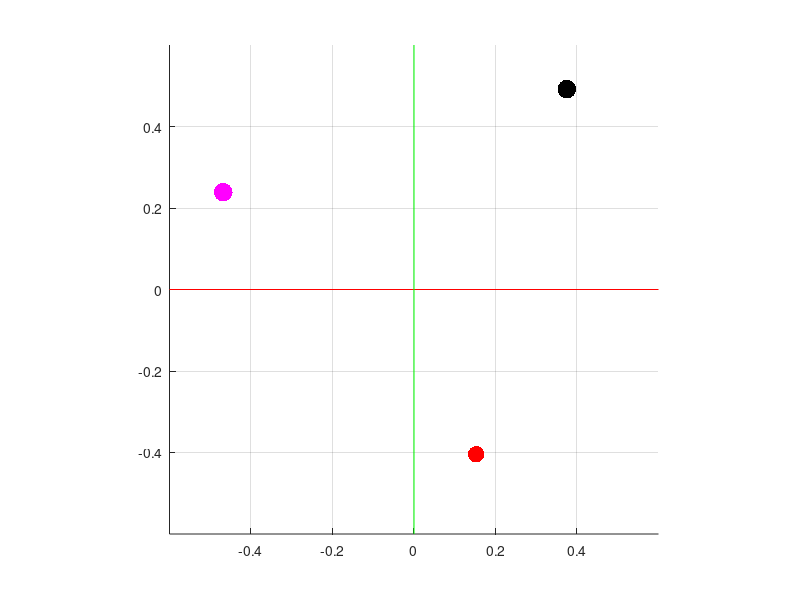

The MATLAB script that drew this image: (Note: this script raises an error after producing the figure.)
clear all; close all; clc;

%% SPAWN GOAL CONFIGURATION AND ROBOT POSITION. RANDOMLY IN THE WORKSPACE. 

%Define workspace limits. All in metres. 
xrange = [-0.5, 0.5];
yrange = [-0.5, 0.5];

%global variables.
global cm num_modes ng nd xg xr sig delta_t conf_thresh conf_max alpha_max;

%workspace parameters
max_ng = 6;
ng = datasample(2:max_ng, 1); %spawn random number of goals. Maximum number is 6. At least 
nd = 2; %num of dimensions. by definition R^2
cm = {1,2}; %only control mode settings. 
num_modes = length(cm); %or 1 depending on whether the modes are [x, y] or [{x,y}]

%spawn random goals and random robot positions
xg = [rand(1,ng)*range(xrange) + xrange(1); rand(1,ng)*range(yrange) + yrange(1)]; %random goal positions. These will be treated as fixed parameters.
xr = [rand(1,1)*range(xrange) + xrange(1); rand(1,1)*range(yrange) + yrange(1)];
xr_true = xr; %store away random position in a variable for reuse.


%disambiguation related params
sig = 0.01; %For Fisher information
delta_t = 0.1; %For compute projections. 

%arbitrartion function parameters - Fixed parameters for shared control. 
conf_thresh = (1.05/ng);
conf_max = (1.2/ng);
alpha_max = 0.7;

%% PLOT GOALS AND CURRENT ROBOT POSITION. 
% 
figure;
scatter(xg(1,1:ng), xg(2,1:ng), 180, 'k', 'filled'); grid on; hold on;
scatter(xr(1), xr(2), 140, 'r', 'filled');
offset = [-0.1, 0.1];
line(xrange+offset, [0,0], 'Color', 'r'); %draw x and y axes.
line([0,0], yrange+offset, 'Color', 'g');
axis([xrange + offset, yrange + offset]);
axis square;

%% START SIMULATING A HUMAN CONTROLLING THE ROBOT FROM THE CURRENT POSITION ALWAYS IN THE DISAMBIGUATING MODE, TOWARDS A RANDOMLY PICKED GOAL FROM 
%% THE LIST OF GOALS.

% generate random user goal index. change color to magenta. 
random_goal_index = randsample(ng, 1); 
random_goal = xg(:, random_goal_index);
scatter(random_goal(1), random_goal(2), 180, 'm', 'filled'); grid on; hold on;

%%
intent_types = {'dft', 'conf', 'bayes'};
intent_type = intent_types{datasample(1:length(intent_types), 1)}; % or conf or bayes

%% %% USING MAX POTENTIAL AS BASE LINE
total_time_steps = 120; %with delta_t of 0.1, this amounts to 10 seconds. We will assume that "mode switches" don't take time. 
%variables to hold simulation data for MAX POTENTIAL
pgs_POT = zeros(ng, total_time_steps); %goal probabilities
optimal_modes_POT = zeros(total_time_steps-1, 1); %optimal modes. 
alpha_POT = zeros(total_time_steps-1, 1); %alpha values
uh_POT = zeros(nd, total_time_steps-1);
ur_POT = zeros(nd, total_time_steps-1);
blend_vel_POT = zeros(nd, total_time_steps-1);
curr_goal_POT = zeros(total_time_steps-1, 1); %current goal inference
traj_POT = zeros(nd, total_time_steps); %trajectory
traj_POT(:, 1) = xr; %initialize first data point of trajetcory
pgs_POT(:, 1) = (1/ng)*ones(ng, 1);%uniform probability to start off with. This is the true pg distribution during the course of the trajectory
%internally projection
current_optimal_mode_POT_index = 1;
current_optimal_mode_POT = cm{current_optimal_mode_POT_index};


mode_comp_timesteps = 4; %time step gap between optimal mode computation. 
exit_threshold = 0.02;
hist_length = 15; %for Bayes filter. not used. 

for i=1:total_time_steps-1
    %compute the optimal mode. store it away. 
    if norm(traj_POT(:, i) - random_goal)/norm(traj_POT(:, 1)- random_goal) < exit_threshold
        fprintf('Within 10 percent of the original separation from goal. Stopping simulation\n');
        break;
    end
    curr_goal_index_POT = datasample(find(pgs_POT(:, i) == max(pgs_POT(:, i))), 1);
    curr_goal_POT(i) = curr_goal_index_POT;
    if mod(i-1, mode_comp_timesteps) == 0
        current_optimal_mode_POT_index = compute_optimal_mode_POT_R2(xg(:, curr_goal_index_POT), xr_true); 
        if length(current_optimal_mode_POT_index) > 1 %when there are equivalent modes. 
            current_optimal_mode_POT = cm{current_optimal_mode_POT_index(1)}; %pick the first one. 
            current_optimal_mode_POT_index = current_optimal_mode_POT_index(1); %update the index. 
        else
            if current_optimal_mode_POT_index ~= -1 %if -1, don't change any mode. keep previous node. So no need to update
                current_optimal_mode_POT = cm{current_optimal_mode_POT_index}; 
            end
        end
    end
    %gotta determine uh. Assumes human is executes the "straightest
    %possible motion in the current mode towards the specified goal". 
    uh = generate_full_uh(random_goal, xr); %noisy uh. Change gaussian sigma in the generate_full_uh accordingly. 
    zero_dim = setdiff(1:nd,current_optimal_mode_POT); %zero out the nonavailable control modes. 
    for jj=1:length(zero_dim)
        uh(zero_dim(jj)) = 0;
    end
    
    %human and robot control commands and belnding
    uh = 0.2*(uh./(abs(uh) + realmin));
    ur = generate_autonomy(curr_goal_index_POT); %pfield autonomy command in full 2D space towards what it thinks is the current goal
    alpha_POT(i) = alpha_from_confidence(pgs_POT(curr_goal_index_POT, i)); %linear belnding param
    blend_vel = (1-alpha_POT(i))*uh + alpha_POT(i)*ur; %blended vel
    uh_POT(:, i) = uh; ur_POT(:, i) = ur; blend_vel_POT(:, i) = blend_vel;
    if strcmp(intent_type, 'dft')
        pgs_POT(:, i+1) = compute_p_of_g_dft_R2(uh, xr, pgs_POT(:, i));
    elseif strcmp(intent_type, 'bayes')
        pgs_POT(:, i+1) = compute_bayes_R2(uh, xr, pgs_POT(:, i));
%         pgs_POT(:, i+1) = compute_bayes_n_R2(uh_POT(:, max(1, i-hist_length+1):i), xr, pgs_POT(:,i));
    elseif strcmp(intent_type, 'conf')
        pgs_POT(:, i+1) = compute_conf_R2(uh, xr);
    end
    xr = sim_kinematics_R2(xr, blend_vel); %forward simulate kinematics with blending. 
    traj_POT(:, i+1) = xr;
    optimal_modes_POT(i) = current_optimal_mode_POT_index;
end

%% USING ENTROPY simulate motion towards random goal from starting xr

fprintf("SIMULATION USING ENTROPY INFORMATION \n");

xr = xr_true; %reset the robot position to starting position
pgs_ENT = zeros(ng, total_time_steps);
optimal_modes_ENT = zeros(total_time_steps-1, 1);
alpha_ENT = zeros(total_time_steps-1, 1);
uh_ENT = zeros(nd, total_time_steps-1);
ur_ENT = zeros(nd, total_time_steps-1);
blend_vel_ENT = zeros(nd, total_time_steps-1);
curr_goal_ENT = zeros(total_time_steps-1, 1);
traj_ENT = zeros(nd, total_time_steps);
traj_ENT(:, 1) = xr;
pgs_ENT(:, 1) = (1/ng)*ones(ng, 1);%uniform probability to start off with. This is the true pg distribution during the course of the trajectory
%internally projection
current_optimal_mode_ENT_index = 1;
current_optimal_mode_ENT = cm{current_optimal_mode_ENT_index};

for i=1:total_time_steps-1
    if norm(traj_ENT(:, i) - random_goal)/norm(traj_ENT(:, 1)- random_goal) < exit_threshold
        fprintf('Within 10 percent of the original separation from goal. Stopping simulation\n');
        break;
    end
    %compute the optimal mode. store it away. 
    curr_goal_index_ENT = datasample(find(pgs_ENT(:, i) == max(pgs_ENT(:, i))), 1);
    curr_goal_ENT(i) = curr_goal_index_ENT;
    if mod(i-1, mode_comp_timesteps) == 0
        current_optimal_mode_ENT_index = compute_optimal_mode_ENT_R2(intent_type, xr, pgs_ENT(:, i)); 
        if length(current_optimal_mode_ENT_index) > 1 %when there are equivalent modes. 
            current_optimal_mode_ENT = cm{current_optimal_mode_ENT_index(1)}; %pick the first one. 
            current_optimal_mode_ENT_index = current_optimal_mode_ENT_index(1); %update the index. 
        else
            if current_optimal_mode_ENT_index ~= -1 %if -1, don't change any mode. keep previous node. So no need to update
                current_optimal_mode_ENT = cm{current_optimal_mode_ENT_index}; 
            end
        end
    end
    %gotta determine uh. Assumes human is executes the "straightest
    %possible motion in the current mode towards the specified goal". 
    uh = generate_full_uh(random_goal, xr);
    zero_dim = setdiff(1:nd,current_optimal_mode_ENT);
    for jj=1:length(zero_dim)
        uh(zero_dim(jj)) = 0;
    end
    uh = 0.2*(uh./(abs(uh) + realmin));
    ur = generate_autonomy(curr_goal_index_ENT); %autonomy command in full 2D space
    alpha_ENT(i) = alpha_from_confidence(pgs_ENT(curr_goal_index_ENT, i)); %linear belnding param
    blend_vel = (1-alpha_ENT(i))*uh + alpha_ENT(i)*ur; %blended vel
    uh_ENT(:, i) = uh; ur_ENT(:, i) = ur; blend_vel_ENT(:, i) = blend_vel;

    if strcmp(intent_type, 'dft')
        pgs_ENT(:, i+1) = compute_p_of_g_dft_R2(uh, xr, pgs_ENT(:, i));
    elseif strcmp(intent_type, 'bayes')
        pgs_ENT(:, i+1) = compute_bayes_R2(uh, xr, pgs_ENT(:, i));
%         pgs_ENT(:, i+1) = compute_bayes_n_R2(uh_ENT(:, max(1, i-hist_length+1):i), xr, pgs_ENT(:,i));
    elseif strcmp(intent_type, 'conf')
        pgs_ENT(:, i+1) = compute_conf_R2(uh, xr);
    end
    
    xr = sim_kinematics_R2(xr, blend_vel); %forward simulate kinematics with blending. 
    traj_ENT(:, i+1) = xr;
    optimal_modes_ENT(i) = current_optimal_mode_ENT;
end

%% USING KL DIVERGENCE
fprintf("SIMULATION USING KL DIVERGENCE INFORMATION \n");

xr = xr_true; %reset the robot position to starting position
pgs_KL = zeros(ng, total_time_steps);
optimal_modes_KL = zeros(total_time_steps-1, 1);
alpha_KL = zeros(total_time_steps-1, 1);
uh_KL = zeros(nd, total_time_steps-1);
ur_KL = zeros(nd, total_time_steps-1);
blend_vel_KL = zeros(nd, total_time_steps-1);
curr_goal_KL = zeros(total_time_steps-1, 1);
traj_KL = zeros(nd, total_time_steps);
traj_KL(:, 1) = xr;
pgs_KL(:, 1) = (1/ng)*ones(ng, 1);%uniform probability to start off with. This is the true pg distribution during the course of the trajectory
%internally projection
current_optimal_mode_KL_index = 1;
current_optimal_mode_KL = cm{current_optimal_mode_KL_index};

for i=1:total_time_steps-1
    if norm(traj_KL(:, i) - random_goal)/norm(traj_KL(:, 1)- random_goal) < exit_threshold
        fprintf('Within 10 percent of the original separation from goal. Stopping simulation\n');
        break;
    end
    %compute the optimal mode. store it away. 
    curr_goal_index_KL = datasample(find(pgs_KL(:, i) == max(pgs_KL(:, i))), 1);
    curr_goal_KL(i) = curr_goal_index_KL;
    if mod(i-1, mode_comp_timesteps) == 0
        current_optimal_mode_KL_index = compute_optimal_mode_KL_R2(intent_type, xr, pgs_KL(:, i)); 
        if length(current_optimal_mode_KL_index) > 1 %when there are equivalent modes. 
            current_optimal_mode_KL = cm{current_optimal_mode_KL_index(1)}; %pick the first one. 
            current_optimal_mode_KL_index = current_optimal_mode_KL_index(1); %update the index. 
        else
            if current_optimal_mode_KL_index ~= -1 %if -1, don't change any mode. keep previous node. So no need to update
                current_optimal_mode_KL = cm{current_optimal_mode_KL_index}; 
            end
        end
    end
    %gotta determine uh. Assumes human is executes the "straightest
    %possible motion in the current mode towards the specified goal". 
    uh = generate_full_uh(random_goal, xr);
    zero_dim = setdiff(1:nd,current_optimal_mode_KL);
    for jj=1:length(zero_dim)
        uh(zero_dim(jj)) = 0;
    end
    uh = 0.2*(uh./(abs(uh) + realmin));
    ur = generate_autonomy(curr_goal_index_KL); %autonomy command in full 2D space
    alpha_KL(i) = alpha_from_confidence(pgs_KL(curr_goal_index_KL, i)); %linear belnding param
    blend_vel = (1-alpha_KL(i))*uh + alpha_KL(i)*ur; %blended vel
    uh_KL(:, i) = uh; ur_KL(:, i) = ur; blend_vel_KL(:, i) = blend_vel;

    if strcmp(intent_type, 'dft')
        pgs_KL(:, i+1) = compute_p_of_g_dft_R2(uh, xr, pgs_KL(:, i));
    elseif strcmp(intent_type, 'bayes')
        pgs_KL(:, i+1) = compute_bayes_R2(uh, xr, pgs_KL(:, i));
%         pgs_KL(:, i+1) = compute_bayes_n_R2(uh_KL(:, max(1, i-hist_length+1):i), xr, pgs_KL(:,i));
    elseif strcmp(intent_type, 'conf')
        pgs_KL(:, i+1) = compute_conf_R2(uh, xr);
    end
    
    xr = sim_kinematics_R2(xr, blend_vel); %forward simulate kinematics with blending. 
    traj_KL(:, i+1) = xr;
    optimal_modes_KL(i) = current_optimal_mode_KL_index;
end


%% USING FI
% fprintf("SIMULATION USING FISHER INFORMATION \n");
% xr = xr_true;
% pgs_FI = zeros(ng, total_time_steps);
% optimal_modes_FI = zeros(total_time_steps-1, 1);
% alpha_FI = zeros(total_time_steps-1, 1);
% uh_FI = zeros(nd, total_time_steps-1);
% ur_FI = zeros(nd, total_time_steps-1);
% blend_vel_FI = zeros(nd, total_time_steps-1);
% curr_goal_FI = zeros(total_time_steps-1, 1);
% traj_FI = zeros(nd, total_time_steps);
% traj_FI(:, 1) = xr;
% pgs_FI(:, 1) = (1/ng)*ones(ng, 1);
% current_optimal_mode_FI = 1;
% for i=1:total_time_steps-1
%     %obtain current goal.
%     curr_goal_index_FI = datasample(find(pgs_FI(:, i) == max(pgs_FI(:, i))), 1);
%     curr_goal_FI(i) =  curr_goal_index_FI;
%     %compute the optimal mode. store it away. 
%     if mod(i-1, mode_comp_timesteps) == 0
%         current_optimal_mode_FI_index = compute_optimal_mode_FI_R2(intent_type, xr, pgs_FI(:, i)); 
%         if length(current_optimal_mode_FI_index) > 1 %when there are equivalent modes. 
%             current_optimal_mode_FI = cm{current_optimal_mode_FI_index(1)}; %pick the first one. 
%             current_optimal_mode_FI_index = current_optimal_mode_FI_index(1); %update the index. 
%         else
%             if current_optimal_mode_FI_index ~= -1 %if -1, don't change any mode. keep previous node. So no need to update
%                 current_optimal_mode_FI = cm{current_optimal_mode_FI_index}; 
%             end
%         end
%     end
%     %gotta determine uh. 
%     uh = generate_full_uh(random_goal, xr);
%     zero_dim = setdiff(1:nd,current_optimal_mode_FI);
%     for jj=1:length(zero_dim)
%         uh(zero_dim(jj)) = 0;
%     end
%     uh = 0.2*(uh/(norm(uh) + realmin));
%     ur = generate_autonomy(curr_goal_index_FI); %autonomy command in full 2D space
%     alpha_FI(i) = alpha_from_confidence(pgs_FI(curr_goal_index_FI, i)); %linear belnding param
%     blend_vel = (1-alpha_FI(i))*uh + alpha_FI(i)*ur; %blended vel
%     uh_FI(:, i) = uh; ur_FI(:, i) = ur; blend_vel_FI(:, i) = blend_vel;
%     if strcmp(intent_type, 'dft')
%         pgs_FI(:, i+1) = compute_p_of_g_dft_R2(uh, xr, pgs_FI(:, i));
%     elseif strcmp(intent_type, 'bayes')
%         pgs_FI(:, i+1) = compute_bayes_R2(uh, xr, pgs_FI(:, i));
% %         pgs_FI(:, i+1) = compute_bayes_n_R2(uh_FI(:, max(1, i-hist_length+1):i), xr, pgs_FI(:,i));
%     elseif strcmp(intent_type, 'conf')
%         pgs_FI(:, i+1) = compute_conf_R2(uh, xr);
%     end
%     xr = sim_kinematics_R2(xr, blend_vel); %forward simulate kinematics with blending. 
%     traj_FI(:, i+1) = xr;
%     optimal_modes_FI(i) = current_optimal_mode_FI;
% end
%% DISAMB METRIC BASED
fprintf("SIMULATION USING DISAMB METRIC \n");
xr = xr_true;
pgs_DISAMB = zeros(ng, total_time_steps);
optimal_modes_DISAMB = zeros(total_time_steps-1, 1);
alpha_DISAMB = zeros(total_time_steps-1, 1);
uh_DISAMB = zeros(nd, total_time_steps-1);
ur_DISAMB = zeros(nd, total_time_steps-1);
blend_vel_DISAMB = zeros(nd, total_time_steps-1);
curr_goal_DISAMB = zeros(total_time_steps-1, 1);
traj_DISAMB = zeros(nd, total_time_steps);
traj_DISAMB(:, 1) = xr; %(x,y,theta)
pgs_DISAMB(:, 1) = (1/ng)*ones(ng, 1);%uniform probability to start off with. This is the true pg distribution during the course of the trajectory
%internally projection

current_optimal_mode_DISAMB_index = 1;
current_optimal_mode_DISAMB = cm{current_optimal_mode_DISAMB_index};

for i=1:total_time_steps-1
    if norm(traj_DISAMB(:, i) - random_goal)/norm(traj_DISAMB(:, 1)- random_goal) < exit_threshold
        fprintf('Within 10 percent of the original separation from goal. Stopping simulation\n');
        break;
    end
    curr_goal_index_DISAMB = datasample(find(pgs_DISAMB(:, i) == max(pgs_DISAMB(:, i))), 1);
    curr_goal_DISAMB(i) = curr_goal_index_DISAMB;
    if mod(i-1, mode_comp_timesteps) == 0
        current_optimal_mode_DISAMB_index = compute_optimal_mode_DISAMB_R2(intent_type, xr, pgs_DISAMB(:, i)); 
        if length(current_optimal_mode_DISAMB_index) > 1 %when there are equivalent modes. 
            current_optimal_mode_DISAMB = cm{current_optimal_mode_DISAMB_index(1)}; %pick the first one. 
            current_optimal_mode_DISAMB_index = current_optimal_mode_DISAMB_index(1); %update the index. 
        else
            if current_optimal_mode_DISAMB_index ~= -1 %if -1, don't change any mode. keep previous node. So no need to update
                current_optimal_mode_DISAMB = cm{current_optimal_mode_DISAMB_index}; 
            end
        end
    end
    uh = generate_full_uh(random_goal, xr);
    zero_dim = setdiff(1:nd,current_optimal_mode_DISAMB);
    for jj=1:length(zero_dim)
        uh(zero_dim(jj)) = 0;
    end
    uh = 0.2*(uh./(abs(uh) + realmin));
    ur = generate_autonomy(curr_goal_index_DISAMB);
    alpha_DISAMB(i) = alpha_from_confidence(pgs_DISAMB(curr_goal_index_DISAMB, i)); %linear belnding param
    blend_vel = (1-alpha_DISAMB(i))*uh + alpha_DISAMB(i)*ur; %blended vel
    uh_DISAMB(:, i) = uh; ur_DISAMB(:, i) = ur; blend_vel_DISAMB(:, i) = blend_vel;
    if strcmp(intent_type, 'dft')
        pgs_DISAMB(:, i+1) = compute_p_of_g_dft_R2(uh, xr, pgs_DISAMB(:, i));
    elseif strcmp(intent_type, 'bayes')
        pgs_DISAMB(:, i+1) = compute_bayes_R2(uh, xr, pgs_DISAMB(:, i));
%         pgs_DISAMB(:, i+1) = compute_bayes_n_R2(uh_DISAMB(:, max(1, i-hist_length+1):i), xr, pgs_DISAMB(:,i));
    elseif strcmp(intent_type, 'conf')
        pgs_DISAMB(:, i+1) = compute_conf_R2(uh, xr);
    end
    xr = sim_kinematics_R3(xr, blend_vel);
    traj_DISAMB(:, i+1) = xr;
    optimal_modes_DISAMB(i) = current_optimal_mode_DISAMB_index; 
end

%
hold on; 
scatter(traj_POT(1, :)', traj_POT(2, :)', 'k', 'filled');
scatter(traj_ENT(1, :)', traj_ENT(2, :)', 'r', 'filled');
scatter(traj_KL(1, :)', traj_KL(2, :)', 'b', 'filled');
% scatter(traj_FI(1, :)', traj_FI(2, :)', 'b', 'filled');
scatter(traj_DISAMB(1, :)', traj_DISAMB(2, :)', 'g', 'filled');

%% PLOT PROBABILITIES AND THE DISAMB MODES. 
plot_script;
plot_goal_match;

%% generate u_h
function uh = generate_full_uh(xg, xr) %full unnomralized uh
    global nd;
    uh = xg - xr;
    uh = uh + normrnd(0, 0.01, nd, 1); %noisy uh. 
end

%% simple potential field type of autonomy. 
function ur = generate_autonomy(goal_index)
    global xr xg;
    ur = xg(:, goal_index) - xr;
    if norm(ur) > 0.20
        ur = 0.2*ur/norm(ur);
    end
end
%% arbitration function

function alpha = alpha_from_confidence(goal_pg)
   global conf_thresh conf_max alpha_max
   if goal_pg <= conf_thresh
       alpha = 0.0;
   elseif goal_pg > conf_thresh && goal_pg <= conf_max
       alpha = (goal_pg - conf_thresh)*(alpha_max/(conf_max - conf_thresh));
   else
       alpha = alpha_max;
   end
end

%%
function [ best_mode ] = compute_optimal_mode_POT_R2(xg, xr_true)
    global cm nd xr;
    Pk = zeros(nd, 1);
    Pcm = zeros(length(cm), 1); % Fractional Potnetial for each mode. 
    for i=1:nd
        Pk(i) = abs((xg(i) - xr(i))/(xg(i) - xr_true(i))); %Fractional potential. 
    end
    for i=1:length(cm)
        Pcm(i) = sum(Pk(cm{i}));
    end
    best_mode = compute_best_mode(Pcm);
end